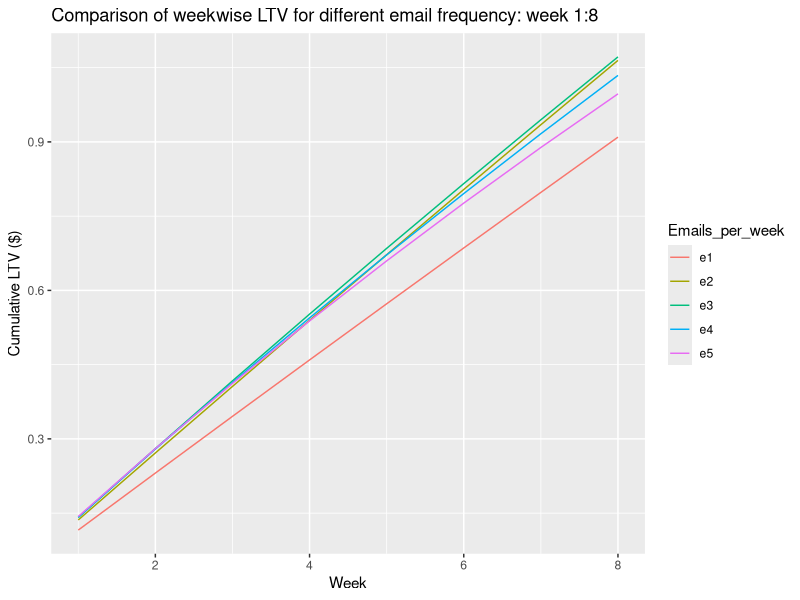
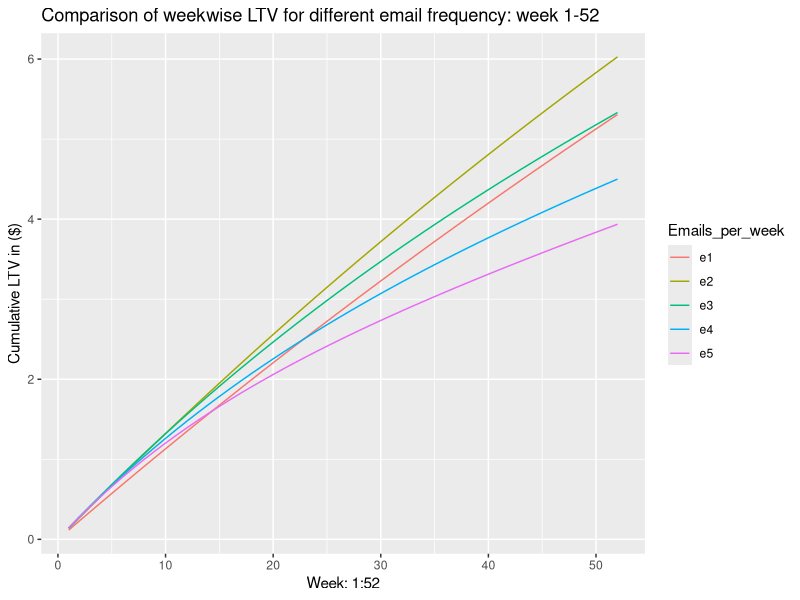
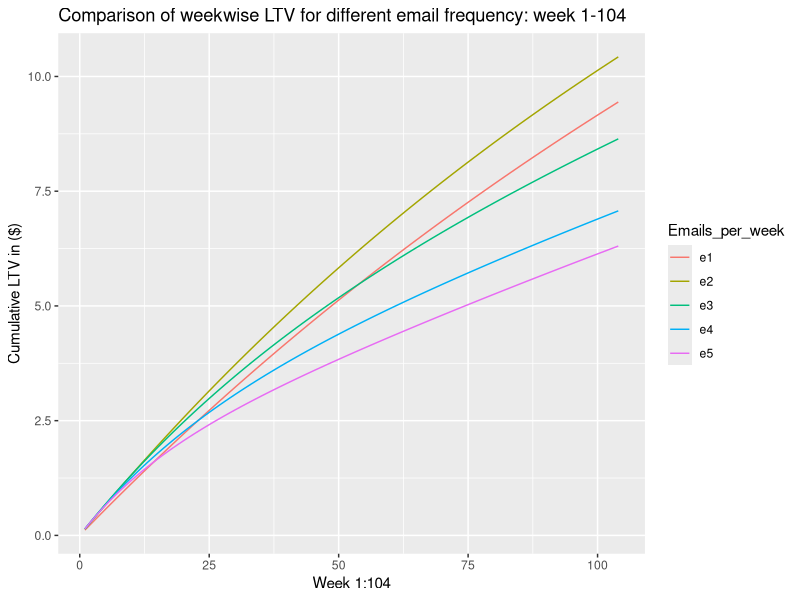

These charts were generated, in order, by the following R code:
## ---- chunk 1
knitr::opts_chunk$set(echo = TRUE)
## ---- chunk 2
weeks <- 1:104
discount <- .1 ## annual discount rate
discount_weekly <- discount/52
cost <- .6
net_factor <- 0.4


## Pentathlon II (1 email per week)
schurn1 <- .005650 		## subscription churn
rev_sub1 <- .29 		  ## average revenue from subscribers
rev_unsub1 <- .1225 	## average revenue from non-subscribers


## Pentathlon II (2 emails per week)
schurn2 <- .00755
rev_sub2 <- .34125
rev_unsub2 <- .12375

## Pentathlon II (3 emails per week)
schurn3 <- 0.02345
rev_sub3 <- .35375
rev_unsub3 <- .15

## Pentathlon II (4 emails per week)
schurn4 <- 0.040388
rev_sub4 <- .355
rev_unsub4 <- .1325

## Pentathlon II (5 emails per week)
schurn5 <- 0.063025
rev_sub5 <- .358750
rev_unsub5 <- .13



## ---- chunk 3
## insert ltv function below
## determine what arguments the function needs to generate the required
## return value
ltv <- function(schurn, rev_sub, rev_unsub) {
  ## weekwise effective subscribers after churning through unsubscription 
  subscriber <- rep(100,104)
    for(i in 2:104){
      subscriber[i] <- subscriber[i-1] -  subscriber[i-1]*(schurn)
    }
  ## weekwise effective unsubscribers  being added after churning through unsubscription   
  unsubscriber <- rep(0,104)
  total_cust <- rep(100,104) 
    
    for(i in 2:104){
      unsubscriber[i] <- unsubscriber[i-1] +  (subscriber[i-1]- subscriber[i])
      total_cust[i] <- unsubscriber[i] +  subscriber[i]
      
    }
    ## total customers will stay the same over the weeks as everybody is buying
    ## and churning implies conversion from subscriber to non- subscriber only
    
    ## profit = (1-0.6)* revenue (respective subscriber or unsubscriber category)
    rev_sub_post_attr <- rev_sub* subscriber
    profit_sub_post_attr <- 0.4*rev_sub_post_attr
    
    rev_unsub_post_attr <- rev_unsub*unsubscriber
    profit_unsub_post_attr <- 0.4*rev_unsub_post_attr
    
    ## effective profit after converting to NPV; 
    ## weekly discount rate=(annual discount rate)/(52 * 100)
    effective_subs_profit <- rep(0,104)
    for(i in 1:104){
     effective_subs_profit[i] <- profit_sub_post_attr[i] /(1+discount_weekly)**i 
    }

    effective_unsubs_profit <- rep(0,104)
    for(i in 1:104){
     effective_unsubs_profit[i] <- profit_unsub_post_attr[i] /(1+discount_weekly)**i 
    }

   ## customer overall profit = weekly eff profit from subscribers and unsubscribers.
    total_cust_profit <- effective_subs_profit + effective_unsubs_profit
    total_cust_profit_std <- total_cust_profit/100
    
    
   ## Cumulated LTV vector = previos weeks LTV + addtional effective profit expected at the end of 
   ## current week LTV[week i] = LTV[week i-1] + additional value for last week
    LTV_vect <- rep(total_cust_profit_std[1],104)
    for( i in 2:104){
      LTV_vect[i] <- LTV_vect[i-1]+ total_cust_profit_std[i]
    }
    
    
    LTV_sub_104 <- sum(effective_subs_profit)
    LTV_unsub_104 <- sum(effective_unsubs_profit)
    LTV_total_104 <- LTV_sub_104 + LTV_unsub_104

    ##For 100 customer --> per customer
    LTV_total_std_104 <- LTV_total_104/100
    print(LTV_total_std_104)
    return(LTV_vect)
}


## ---- chunk 4
## LTV vectors for 5 different email schemes:
e1 <- ltv(schurn1, rev_sub1, rev_unsub1)
e2 <- ltv(schurn2, rev_sub2, rev_unsub2)
e3 <- ltv(schurn3, rev_sub3, rev_unsub3)
e4 <- ltv(schurn4, rev_sub4, rev_unsub4)
e5 <- ltv(schurn5, rev_sub5, rev_unsub5)

## create the tibble (data.frame)
LTV_Tibble <- data.frame(weeks, e1, e2,e3,e4,e5)

print("First 6 weeks")
head(LTV_Tibble)

print("Last 6 weeks")
tail(LTV_Tibble)
## ---- chunk 5
## generate graph 1
library(ggplot2)
#install.packages(tidy)
library(tidyverse)
## ---- chunk 6
## generate graph 1
LTV_gather_8 <- gather(data = LTV_Tibble[1:8,],key = "Email", value = "LTV", -weeks)
colnames(LTV_gather_8) <- c("Week", "Emails_per_week", "Weekwise_LTV")

ggplot(data = LTV_gather_8,mapping = aes(x = Week,y=Weekwise_LTV, color= Emails_per_week))+geom_line()+ggtitle("Comparison of weekwise LTV for different email frequency: week 1:8") +
  xlab("Week") + ylab("Cumulative LTV ($)")
## ---- chunk 7
## generate graph 2
LTV_gather_52 <- gather(data = LTV_Tibble[1:52,],key = "Email", value = "LTV", -weeks)
colnames(LTV_gather_52) <- c("Week", "Emails_per_week", "Weekwise_LTV")

ggplot(data = LTV_gather_52,mapping = aes(x = Week,y=Weekwise_LTV, color= Emails_per_week))+geom_line()+ggtitle("Comparison of weekwise LTV for different email frequency: week 1-52") +
  xlab("Week: 1:52") + ylab("Cumulative LTV in ($)")

## ---- chunk 8
## generate graph 3
LTV_gather_104 <- gather(data = LTV_Tibble[1:104,],key = "Email", value = "LTV", -weeks)
colnames(LTV_gather_104) <- c("Week", "Emails_per_week", "Weekwise_LTV")

ggplot(data = LTV_gather_104,mapping = aes(x = Week,y=Weekwise_LTV, color= Emails_per_week))+geom_line()+ggtitle("Comparison of weekwise LTV for different email frequency: week 1-104") +
  xlab("Week 1:104") + ylab("Cumulative LTV in ($)")

